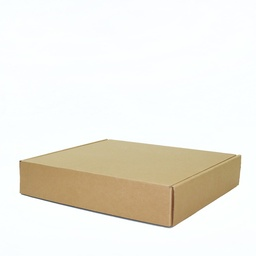
#> input picture data/box_image.jpeg, 256 x 256 px, shrunk from 750 x 750 before the run, found by its file name
$ jupyter execute vertex_detection.ipynb
#> lines starting #> are read from the running program, lines starting #| are printed output that depends on the picture; after the words box and inside, x2 and y2 are one past the last pixel; in counts of white or black regions, pixels touching at a corner belong together
[cell 1]
import cv2
import numpy as np
import matplotlib.pyplot as plt

image_path = './data/box_image.jpeg'

image = cv2.imread(image_path)
#> image is the input picture: shape (256, 256, 3); mean B, G, R 226.2, 234.8, 237.8

imageg = cv2.imread(image_path, cv2.IMREAD_GRAYSCALE)
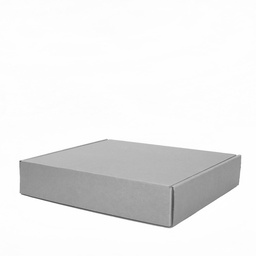
#> imageg: shape (256, 256); min 73, max 255, mean 234.8
imageg = np.float32(imageg)

[cell 2]
block_size = 4
aperture = 29
free_parameter = 0.04

detector_responses = cv2.cornerHarris(imageg,
                                      block_size,
                                      aperture,
                                      free_parameter)
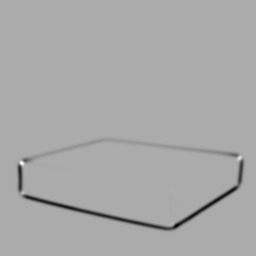
#> detector_responses: shape (256, 256) float32; min -8.39e+35, max 4.08e+35, mean -inf; drawn with min black and max white
detector_responses = cv2.dilate(detector_responses, None)
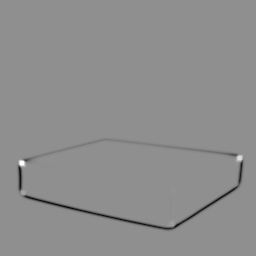
#> detector_responses: shape (256, 256) float32; min -5.26e+35, max 4.08e+35, mean -4.97e+33; drawn with min black and max white

plt.imshow(detector_responses)
plt.title('detector_responses')
plt.show()

threshold = 0.01
for i in range(detector_responses.shape[0]):
    for j in range(detector_responses.shape[1]):
        if detector_responses[i, j] > threshold * detector_responses.max():
            cv2.circle(image, (j, i), radius = 5, color=(0, 0, 255), thickness=-1)
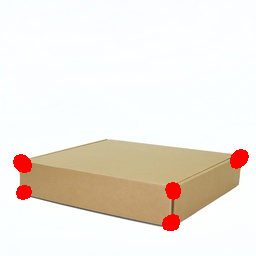
#> image: shape (256, 256, 3); 1.84% of pixels changed, all inside (x1, y1, x2, y2) = (13, 149, 249, 231)

plt.imshow(image)
plt.title('cornerHarris')
plt.show()

image = cv2.cvtColor(image, cv2.COLOR_BGR2RGB)

plt.imshow(image)
plt.title('cornerHarris')
plt.show()

[cell 3]
print(detector_responses)
#> (printed output is left out)
print(detector_responses.shape)
#| (256, 256)

$ run again, with data/apple.jpeg copied over data/box_image.jpeg
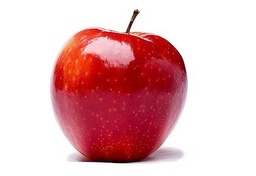
#> input picture data/apple.jpeg, 256 x 176 px, shrunk from 420 x 288 before the run, found by its file name
#> image is the input picture: shape (176, 256, 3); mean B, G, R 187, 183.6, 228.2
#> `detector_responses = cv2.cornerHarris(imageg, block_size, aperture, fr..`:
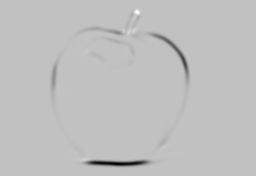
#> detector_responses: shape (176, 256) float32; min -1.36e+37, max 4.27e+36, mean -inf; drawn with min black and max white
#> after the loop `for i in range(detector_responses.shape[0]):`:
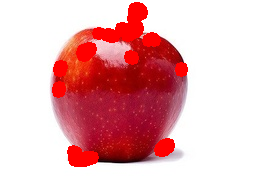
#> image: shape (176, 256, 3); 7.03% of pixels changed, all inside (x1, y1, x2, y2) = (52, 2, 188, 167)
#> (printed output is left out)
#| (176, 256)
